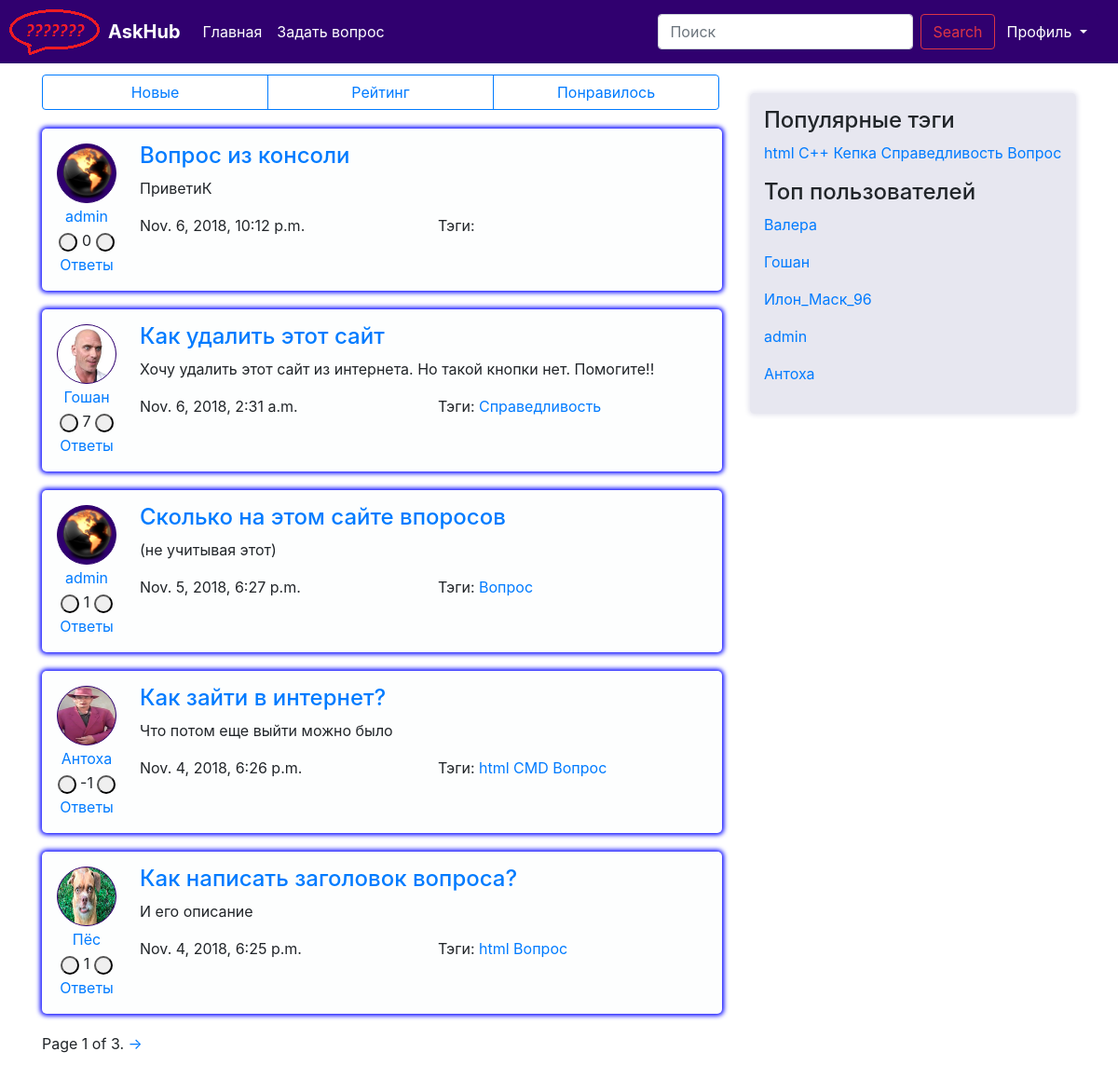
The app's page /, older data.
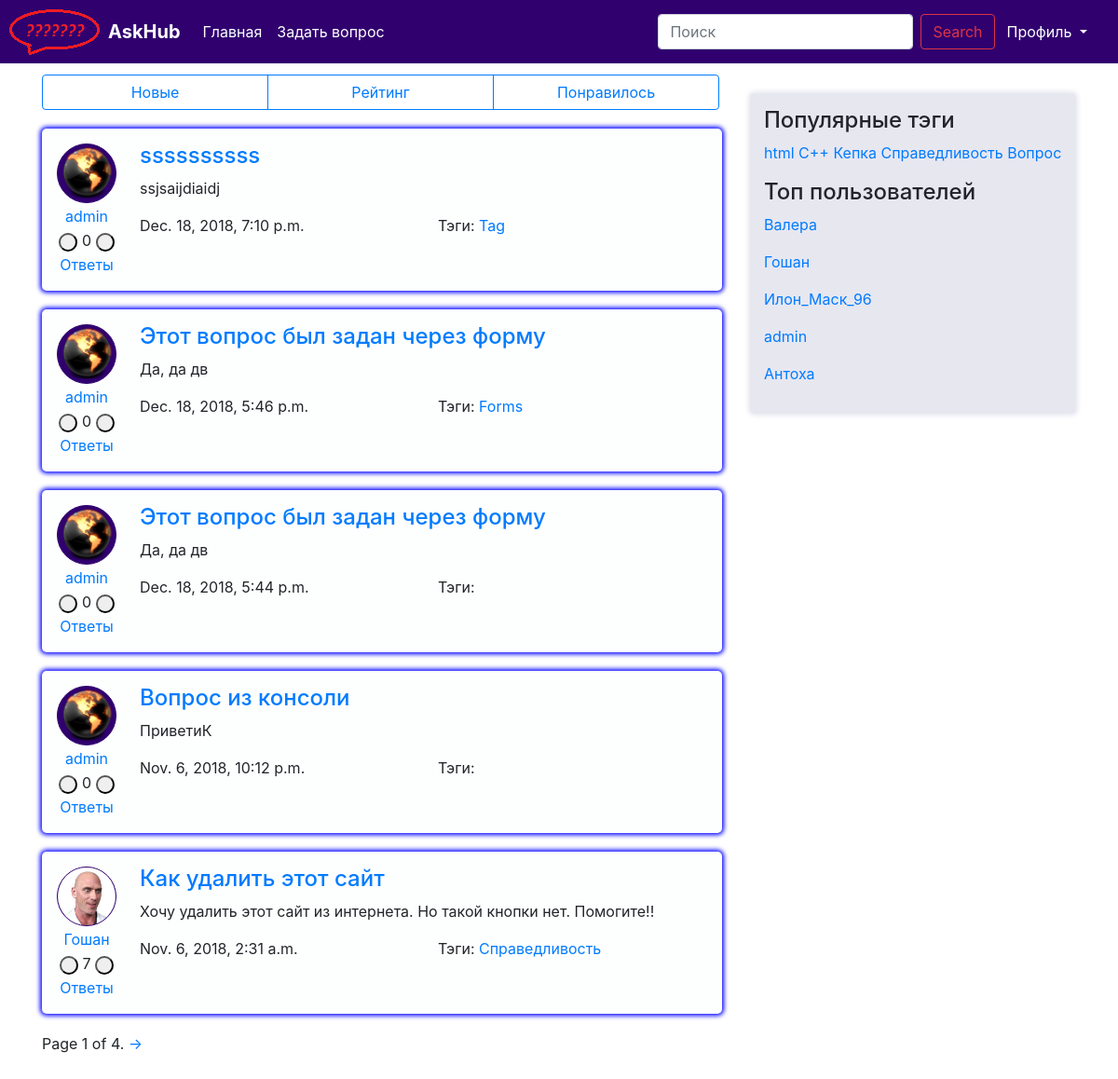
The same page, newer data.
### question/models.py (models this page shows, shortened)
class Question(models.Model):
    author = models.ForeignKey(User, on_delete=models.CASCADE)
    title = models.CharField(max_length=120, verbose_name=u"Заголовок вопроса")
    text = models.TextField(verbose_name=u"Полное описание вопроса")
    create_date = models.DateTimeField(default=datetime.now, verbose_name=u"Время создания вопроса")
    is_active = models.BooleanField(default=True, verbose_name=u"Доступность вопроса")
    tags = models.ManyToManyField(Tag, blank=True)
    rating = models.IntegerField(default=0, null=False, verbose_name="Рейтинг вопроса")
    objects = QuestionManager()
    class Meta:
        ordering = ['-create_date']

class User(AbstractUser):
    upload = models.ImageField(upload_to='uploads/%Y/%m/%d/')
    registration_date = models.DateTimeField(default=timezone.now, verbose_name="Дата решистрации")
    rating = models.IntegerField(default=0, verbose_name="Рейтинг пользователя")
    objects = UserManager()
    def __str__(self):
        return self.username

class Tag(models.Model):
    title = models.CharField(max_length=120, verbose_name=u"Заголовок ярлыка")
    objects = TagManager()
    def __str__(self):
        return self.title

### question/views.py (the view)
# urls.py: path('', views.index, name='index'),
def index(request):
    return render(request, 'question/index.html', {
	    	'questions': paginate(request, Question.objects.all()),
            'tags' : paginate(request, Tag.objects.hottest()),
            'users' : paginate(request, User.objects.by_rating()),
            'page_objects' : paginate(request, Question.objects.all()),
    	})

### question/managers.py (called while the page is built)
    def hottest(self):
        return self.annotate(question_count=Count('question')).order_by('-question_count')

    def by_rating(self):
        return self.order_by('-rating')

### question/views.py (called while the page is built)
def paginate(request, objects_list):
    paginator = Paginator(objects_list, 5)
    page = request.GET.get('page')
    try:
        objects = paginator.page(page)
    except PageNotAnInteger:
        objects = paginator.page(1)
    except EmptyPage:
        objects = paginator.page(paginator.num_pages)
    return objects

### question/templates/question/index.html (shortened to what this page needs)
{% extends "question/base.html" %}
{% load static %}
{% block content %}
    <div class="btn-group" role="group" aria-label="Basic example">
        <a href="{% url 'new' %}" class="btn btn-outline-primary" style="width:243px">Новые</a>
        <a href="{% url 'top' %}" class="btn btn-outline-primary" style="width:243px">Рейтинг</a>
        <a href="{% url 'top' %}" class="btn btn-outline-primary" style="width:243px">Понравилось</a>
    </div>
    {% for q in questions %}
    <div class="media question_item">
        <div class="media-left mr-4">
            <table >
                <tr>
                    <td align="center">
                        <img class="ava" src="{{ MEDIA_URL }}{{ q.author.upload }}" alt="{% static 'img/ld2.png' %}">
                    </td>
                </tr>
                <tr>
                    <td align="center">
                        <a href="{% url 'user' id=q.author.id %}">{{ q.author }}</a>
                    </td>
                </tr>
                <tr>
                    <td align="center">
                        <span>
                            <button class="my_btn2 js-like-question" data-question_id="{{ q.id }}" data-like_type="dislike"></button>
                            <a>{{ q.rating }}</a>
                            <button class="my_btn1 js-like-question" data-question_id="{{ q.id }}" data-like_type="like"></button>
                        </span>
                    </td>
                </tr>
                <tr>
                    <td align="center">
                        <a href="{% url 'question' id=q.id %}">Ответы {{ Answer.objects.get_len }}</a>
                    </td>
                </tr>
            </table>
        </div>
        <div class="media-body">
            <a href="{% url 'question' id=q.id %}">
                <h4>{{ q.title }}</h4>
            </a>
            <p>{{ q.text }}</p>
            <div class="row">
                <div class="col">
                    {{ q.create_date }}
                </div>
                <div class="col">
                    Тэги:
                    {% for qt in q.tags.all %}
                        <a href="">{{ qt }}</a>
                    {% endfor %}
                    </div>
            </div>
        </div>
    </div>
    {% endfor %}
    {% block paginator %}
        {% include "question/paginator.html" %}
    {% endblock %}
{% endblock %}

### question/templates/question/sidebar.html
{% load static %}
{% block sidebar %}
    <div class="sidebar">
        <h4>Популярные тэги</h4>
        {% for t in tags %}
            <a href="{% url 'tag' id=t.id %}">{{ t.title }}</a>
        {% endfor %}
        <p>
        <h4>Топ пользователей</h4>
            {% for user in users %}
                <p><a href="{% url 'user' id=user.id %}">{{ user }}</a></p>
            {% endfor %}
        </p>
    </div>
{% endblock %}

Row changes from the older to the newer data that the page shows:
no longer on this page (row unchanged): Question: author.upload (picture), author "admin", rating "1", title "Сколько на этом сайте впоросов", text "(не учитывая этот)", create_date "Nov. 5, 2018, 6:27 p.m.", Tag (title "Вопрос")
no longer on this page (row unchanged): Question: author.upload (picture), author "Антоха", rating "-1", title "Как зайти в интернет?", text "Что потом еще выйти можно было", create_date "Nov. 4, 2018, 6:26 p.m.", Tag (title "html"), Tag (title "Вопрос")
no longer on this page (row unchanged): Tag: title "CMD", shown under "Антоха"
no longer on this page (row unchanged): Question: author.upload (picture), author "Пёс", rating "1", title "Как написать заголовок вопроса?", text "И его описание", create_date "Nov. 4, 2018, 6:25 p.m.", Tag (title "html"), Tag (title "Вопрос")
added Question: author.upload (picture), author "admin", rating "0", title "ssssssssss", text "ssjsaijdiaidj", create_date "Dec. 18, 2018, 7:10 p.m."
added Tag: title "Tag", shown under "admin"
added Question: author.upload (picture), author "admin", rating "0", title "Этот вопрос был задан через форму", text "Да, да дв", create_date "Dec. 18, 2018, 5:46 p.m."
added Tag: title "Forms", shown under "admin"
added Question: author.upload (picture), author "admin", rating "0", title "Этот вопрос был задан через форму", text "Да, да дв", create_date "Dec. 18, 2018, 5:44 p.m."
Text that changed along with them:
{{ page_objects.paginator.num_pages }}: "3" → "4"
